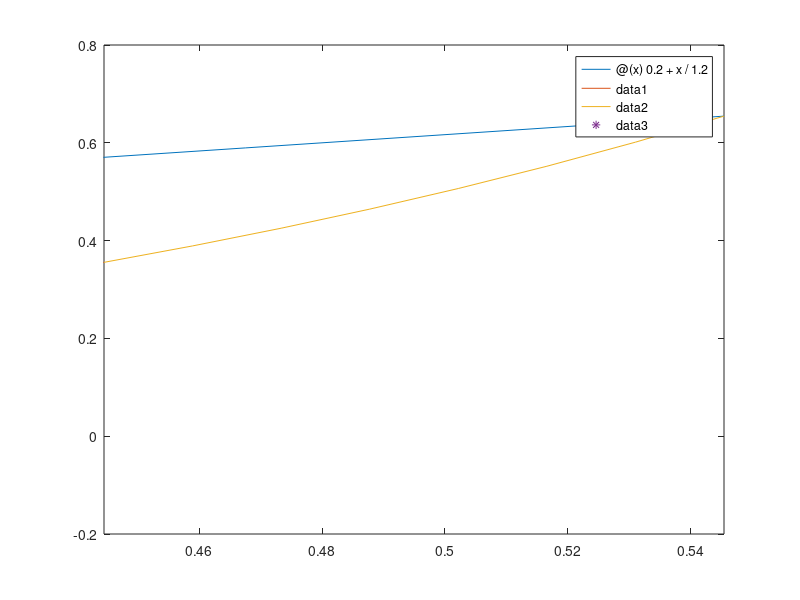

Source code (MATLAB):
%% Y and Y1 %%
Y=zeros(123,123);
Y(1,31)=1;Y(2,59)=2;Y(3,98)=1;Y(4,87)=2;Y(5,71)=1;Y(6,123)=2;Y(7,78)=5;Y(8,80)=5;Y(9,56)=5;Y(10,49)=2;Y(11,35)=1;Y(12,41)=2;Y(13,43)=2;Y(14,44)=2;Y(15,47)=10;Y(16,53)=2;Y(17,65)=1;
Y(18,68)=5;Y(19,70)=4;Y(20,72)=5;Y(21,91)=2;Y(22,84)=1;Y(23,96)=5;Y(24,100)=2;Y(25,103)=1;Y(26,108)=1;Y(27,112)=5;Y(28,115)=1;Y(29,118)=4;Y(30,122)=0.2;Y(31,34)=5;Y(32,33)=5;
Y(33,34)=2;Y(34,38)=1;Y(35,36)=4;Y(36,37)=5;Y(37,38)=2;Y(38,39)=5;Y(39,40)=1;Y(39,41)=5;Y(41,42)=10;Y(42,43)=5;Y(42,58)=2;Y(42,54)=2;Y(44,45)=1;Y(44,46)=5;Y(46,47)=2;Y(47,48)=2;Y(47,54)=2;Y(48,49)=5;Y(49,50)=5;Y(49,51)=1;Y(51,52)=5;Y(51,53)=1;Y(54,55)=1;Y(54,74)=10;Y(55,56)=4;Y(56,57)=1;Y(58,69)=1;Y(59,60)=1;Y(59,64)=10;Y(60,61)=5;Y(61,62)=4;Y(62,63)=1;Y(63,93)=0.5;Y(64,65)=5;Y(64,66)=2;Y(66,67)=5;Y(66,68)=0.5;Y(68,69)=10;Y(69,70)=2;Y(70,71)=1;Y(72,73)=4;Y(73,77)=2;Y(73,91)=2;Y(74,75)=1;Y(75,76)=5;Y(76,77)=1;Y(77,78)=2;Y(77,79)=1;Y(79,81)=5;Y(80,81)=4;Y(81,82)=4;Y(82,83)=2;Y(82,84)=1;Y(84,85)=4;Y(85,86)=5;Y(85,119)=2;Y(87,88)=1;Y(88,89)=2;
Y(89,90)=5;Y(90,91)=1;Y(91,92)=1;Y(92,109)=1;Y(93,94)=1;Y(94,95)=4;Y(94,99)=1;Y(95,96)=2;Y(96,97)=1;Y(97,98)=5;Y(99,100)=4;Y(99,101)=5;Y(101,102)=4;Y(101,104)=5;Y(102,103)=5;Y(104,105)=2;Y(105,106)=2;Y(105,109)=1;Y(106,107)=5;Y(107,108)=2;Y(109,110)=2;Y(109,113)=1;Y(110,111)=4;Y(111,112)=5;Y(113,114)=4;Y(113,116)=1;Y(114,115)=4;Y(116,117)=4;Y(116,119)=1;Y(117,118)=1;Y(118,120)=2;Y(120,121)=4;Y(121,122)=1;Y(121,123)=1;
Y=diag((Y+Y')*ones(123,1))-Y-Y'; %% Y is obtained %%

YSS=Y(1:10,1:10); YSL=Y(1:10, 11:123); YLS=YSL';YLL=Y(11:123,11:123);
K=diag([0.5 0.5 0.5 0.5 0.5 1 1 1 1 1]);
c=ones(1,10)*K^(-1)*YSS^(-1)*K^(-1)*ones(10,1);alpha=(ones(1,10)*K^(-1)*YSS^(-1)*YSL)';
Y1=YLL-YLS*YSS^(-1)*YSL+alpha*alpha'*c^(-1); %% Y1 is obtained %%
uref=3000;

%% The feasible regions proposed in this paper under %%

fplot(@(x)0.2+x/1.2,[0, 1.2/2.2]); hold on
fplot(@(x)x/0.8-0.2,[0.16, 0.8/1.8]);
fplot(@(x)x.^2./(1-x),[0.8/1.8, 1.2/2.2]);  %% the feasible proposed in this paper %%

%% T1, T2, s and r 
lambda=1.4; %% load factor (Fig. 5 can be obtained by $\lambda=1.2$ and $\lambda=1.4$)
pL=[3*ones(31,1);6*ones(31,1);2*ones(31,1)]*10000*lambda;
pM=[1; 1; 1; 1; 1; 1; 1; 2; 2; 2; 2; 2; 2; 3; 3; 3; 3; 3; 3; 3;]*20000;
T=Y1^(-1)*diag([-pM;pL])/uref/uref;  %% T is obtained 
T1=T.*(T>0); %% T1 is obtained 
T2=-T.*(T<0); %% T2 is obtained  
s=T1*ones(113,1);r=T2*ones(113,1); %% s and r are obtained 

%% Solvability condition: (s_i, r_i) should belongs to the proposed feasible region
plot(s,r,'*')


%% power low calculation (Newton-Raphson method)
x=ones(113,1);
for i=1:5
    x=x-(eye(113)-T*diag(x)^(-2))^(-1)*(x+T*diag(x)^(-1)*ones(113,1)-ones(113,1)); 
end
error=x+T*diag(x)^(-1)*ones(113,1)-ones(113,1);
max(abs(error))  %% if the error is less than 1e-10, the equation is solvable 
max(x)  %% the highest voltage among CPD's voltage
min(x)  %% the lowest voltage among CPD's voltage
u_L=uref*x; %% CPD's voltage is obtained 

i_S=ones(1,113)*([-pM;pL]./u_L)*(ones(1,10)*K^(-1)*ones(10,1))^(-1)*K^(-1)*ones(10,1); %% Currents of DCC-DGs
i_max=[100*ones(5,1);200*ones(5,1)];

tau=ones(1,113)*([-pM;pL]./[1.2*ones(20,1);0.8*ones(93,1)])/(uref*ones(1,10)*i_max)
